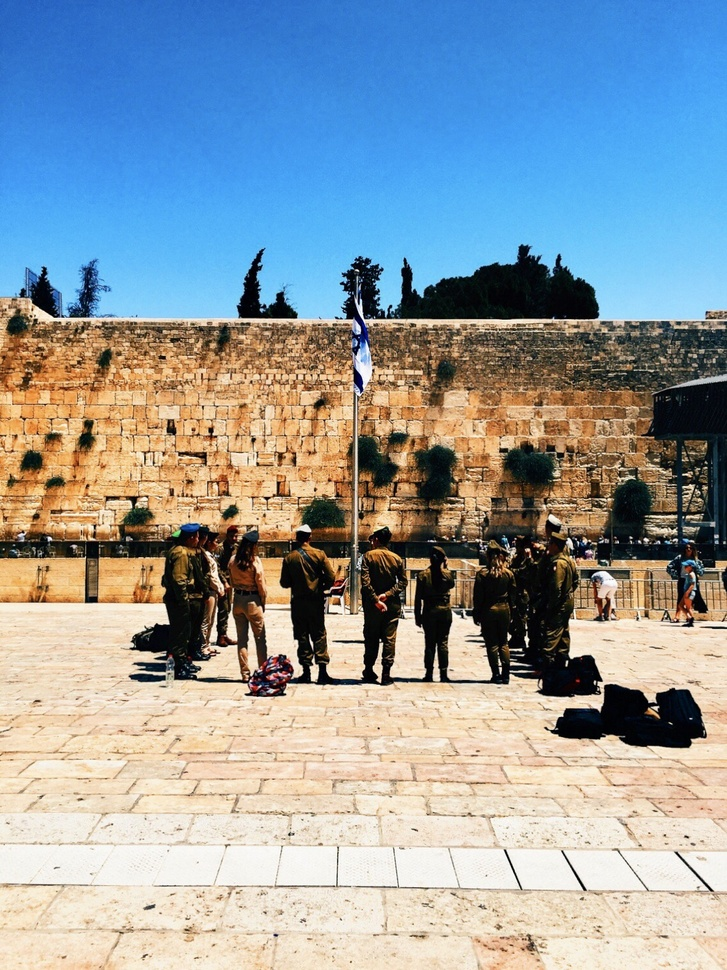
#> input picture background.JPG, 727 x 970 px, shrunk from 1124 x 1499 before the run
$ python edit_photo.py
#> lines starting #> are read from the running program, lines starting #| are printed output that depends on the picture
import cv2
import numpy as np

# Load the image
image = cv2.imread('background.JPG')
#> image is the input picture: shape (970, 727, 3); mean B, G, R 162.9, 156.5, 145.5

# Set all blue values to 255
image[:, :, 0] = 255  # 0 corresponds to the blue channel
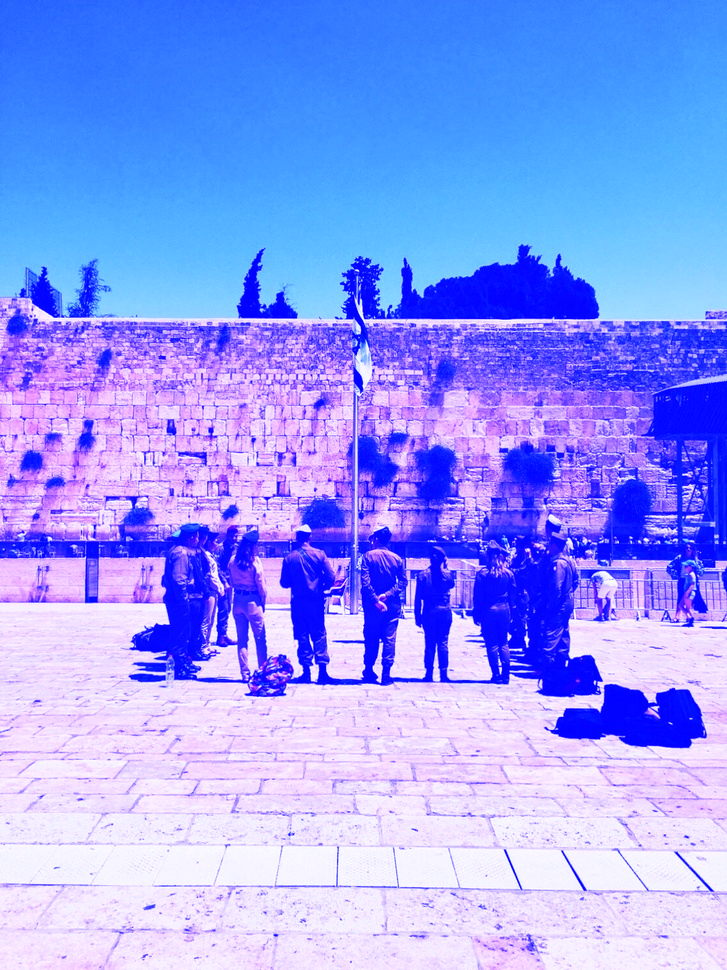
#> image: shape (970, 727, 3); mean B, G, R 255, 156.5, 145.5

image[:, : ,1] = image[:, : ,1]/3
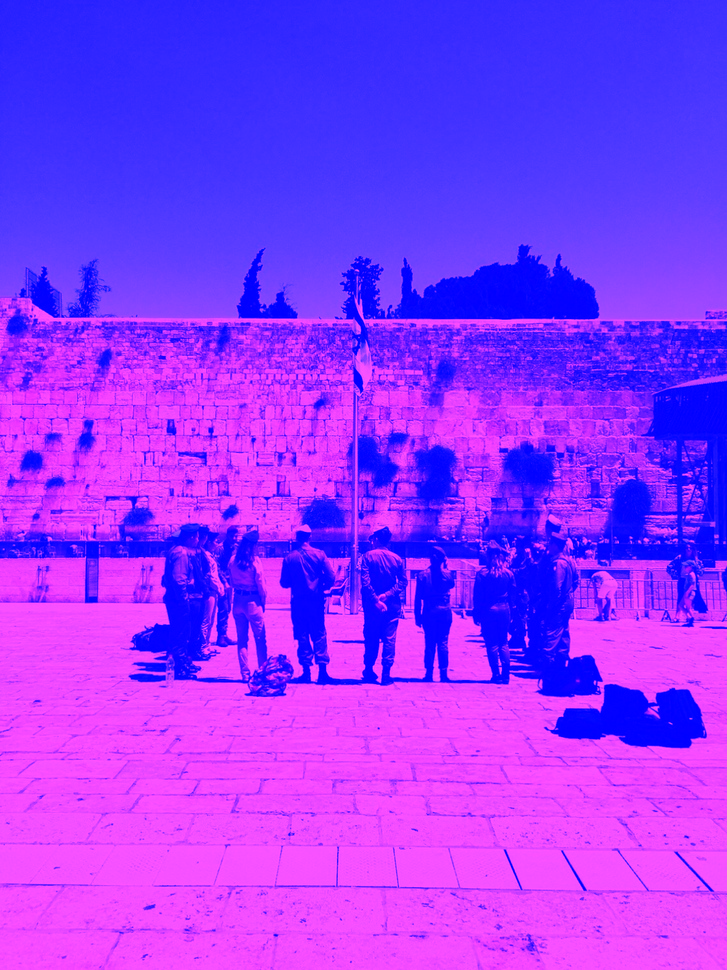
#> image: shape (970, 727, 3); mean B, G, R 255, 51.8, 145.5
image[:, : ,2] = image[:, : ,1]/3
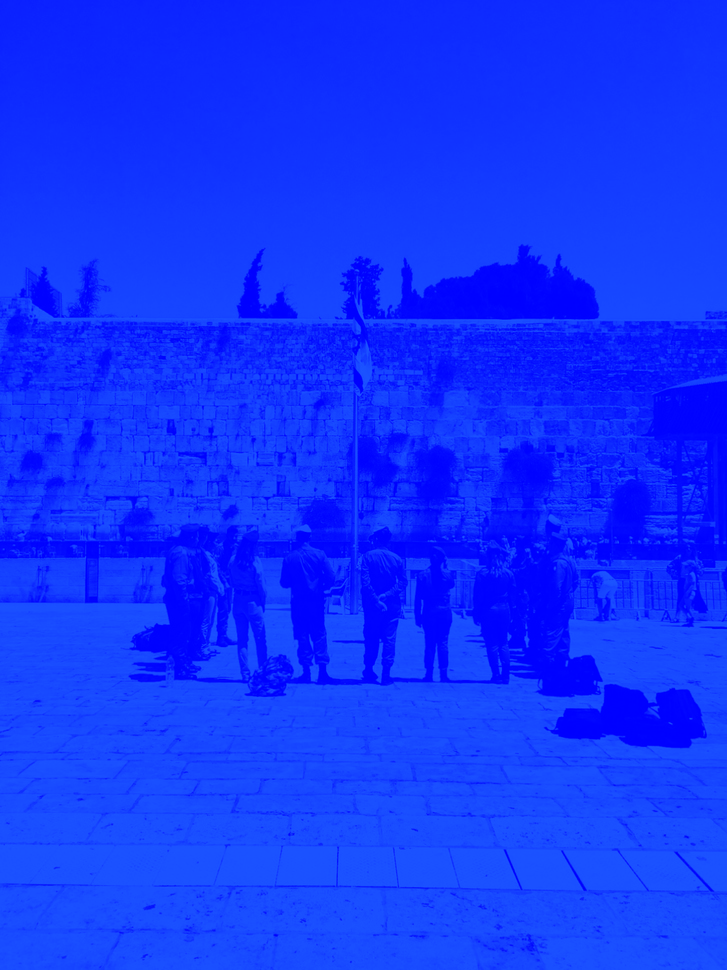
#> image: shape (970, 727, 3); mean B, G, R 255, 51.8, 17
# Create a quadratic white gradient
rows, cols, _ = image.shape
#> rows = 970; cols = 727
y, x = np.ogrid[:rows, :cols]
#> y = 970 values from 0 to 969

# Create a quadratic mask
mask = (1 - (x - cols/2)**2/(3*(cols/2))**2) * (1 - (y - rows/2)**2/(rows/2)**2)
mask = (255 * mask).astype(np.uint8)

# Apply the mask to the image
image = cv2.merge([cv2.add(image[:, :, i], mask) for i in range(3)])
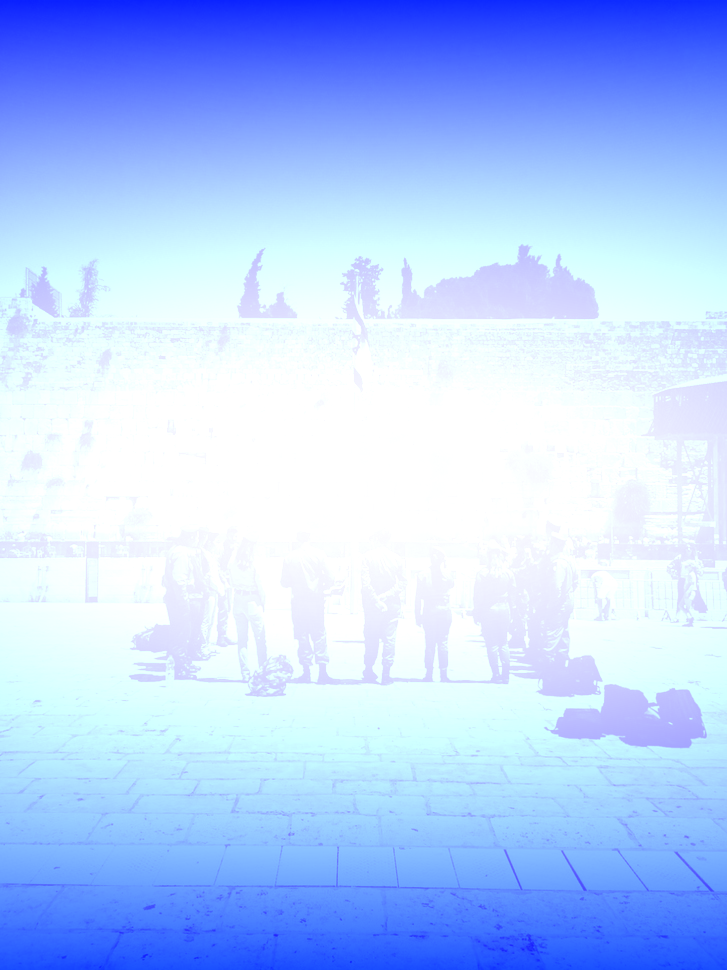
#> image: shape (970, 727, 3); mean B, G, R 255, 205.8, 179.2

# Save the edited image
cv2.imwrite('edited_image_with_gradient.jpg', image)

def overlay_stars(image_path):
    # Read the image using cv2
#> called with image_path = 'edited_image_with_gradient.jpg'
    original_image = cv2.imread(image_path)

    # Get image dimensions
    rows, cols, _ = original_image.shape
#> rows = 970; cols = 727

    # Create a transparent overlay for the stars
    stars_overlay = np.zeros_like(original_image, dtype=np.uint8)

    # Define star properties
    star_color = (0, 255, 255)  # Yellow color in BGR format
    star_size = 5
    num_stars = 50

    # Generate random positions for the stars in the top third of the image
    star_positions = np.random.randint(0, cols, size=(num_stars, 2))
    star_positions[:, 1] = np.random.randint(0, rows // 3, size=num_stars)

    # Draw stars on the overlay
    for position in star_positions:
        cv2.drawMarker(stars_overlay, tuple(position), star_color, markerType=cv2.MARKER_STAR, markerSize=star_size)
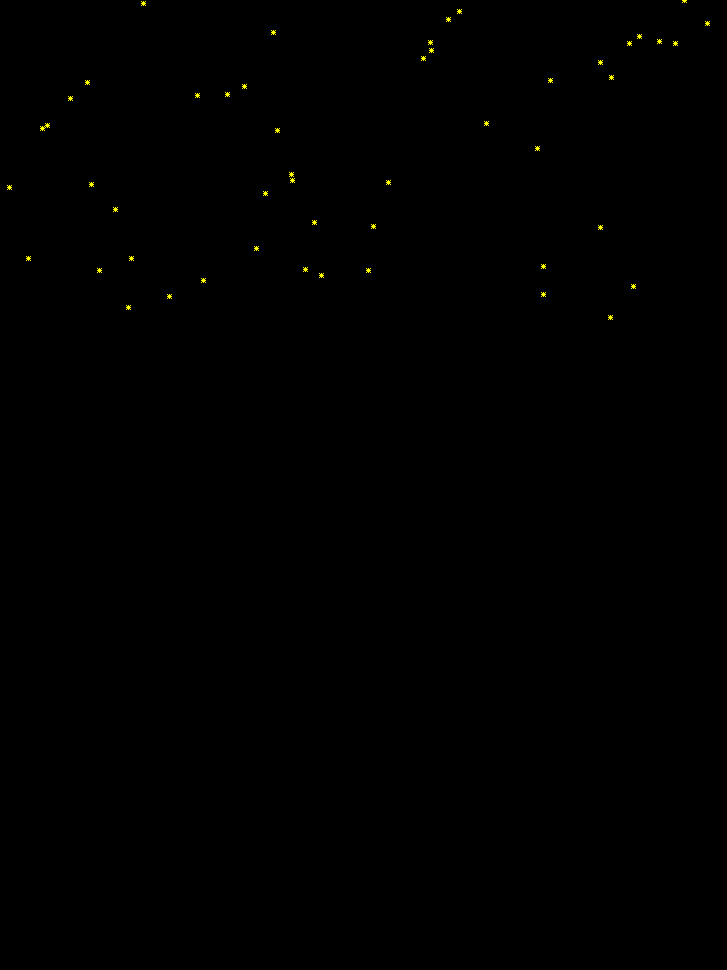
#> stars_overlay: shape (970, 727, 3); mean of channels 0, 1, 2 0, 0.3, 0.3; drawn as B, G, R

    # Blend the stars overlay with the original image
    result_image = cv2.addWeighted(original_image, 1, stars_overlay, 0.5, 0)

    # Display the result or save it
    # Save the edited image
    cv2.imwrite('cropped_image.jpg', result_image[:-500,:,:])
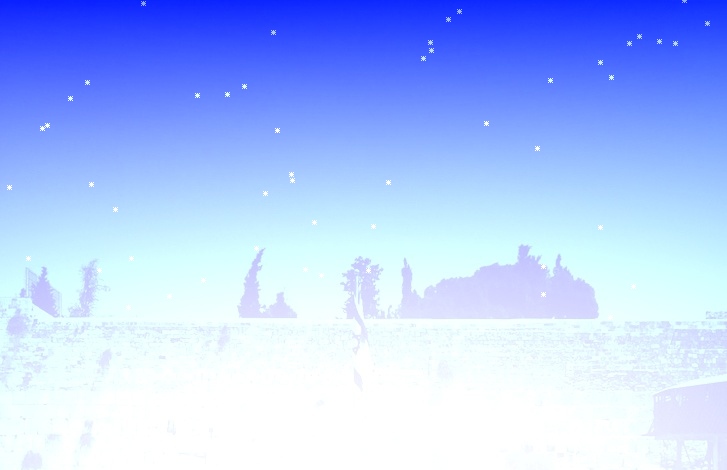
#> saved as cropped_image.jpg: shape (470, 727, 3); mean B, G, R 254.5, 198.6, 174.9

# Example usage
overlay_stars("edited_image_with_gradient.jpg")
